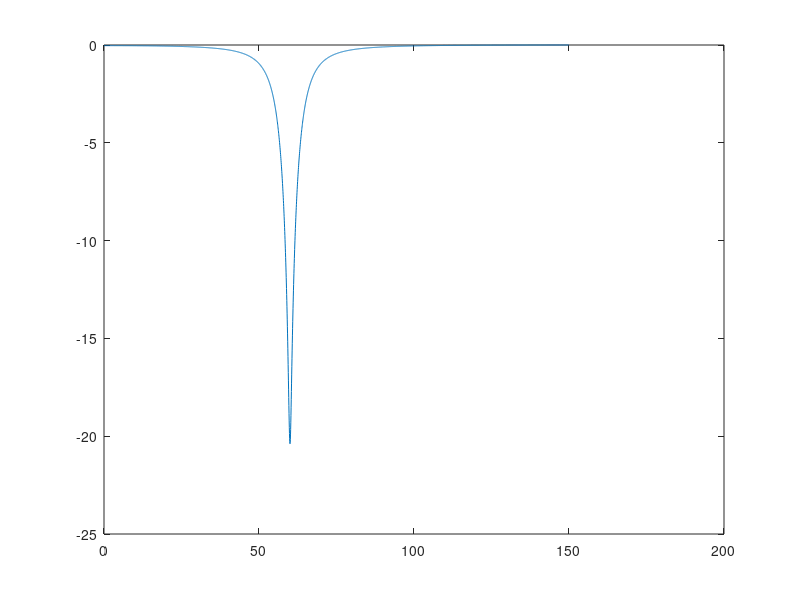

Write the MATLAB code that produced this figure.
clc; clear;

NC = 0.99;
DC = 0.9;
Th = 0.4*pi;

OM = 0:0.001:pi;
z = exp(j*OM);

N1 = z - NC*exp(j*Th);
N2 = z - NC*exp(-j*Th);

D1 = z - DC*exp(j*Th);
D2 = z - DC*exp(-j*Th);


H = (N1.*N2)./(D1.*D2);
% H = (N1.*N2)./1;
fs = 300;
H_mag = (H)/(max(abs(H)));
plot(OM,(abs(H_mag)));
fq = OM*fs/(2*pi);
plot(fq,20*log10(abs(H_mag)));
% H_db = 20*log10(H_mag)
% figure;
% plot(OM,abs(H_db));
